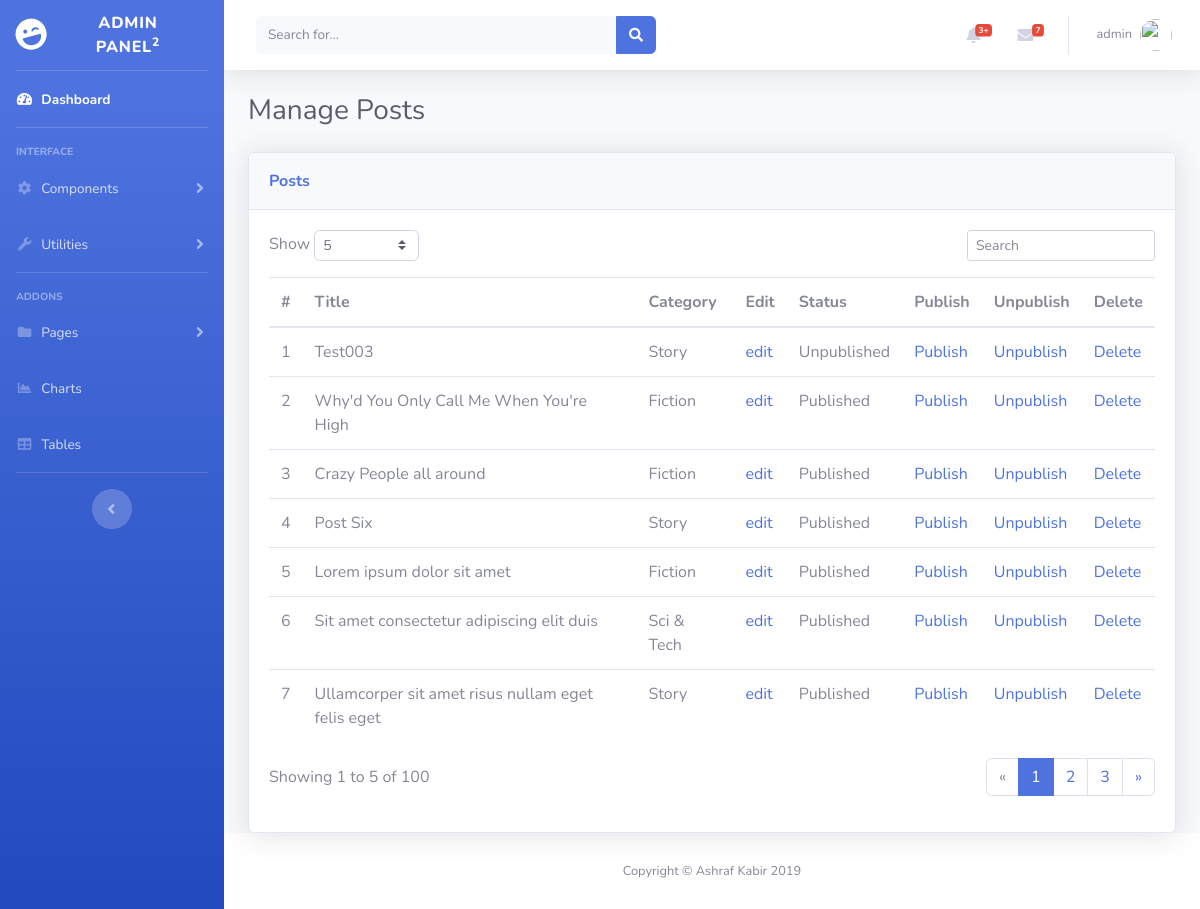
The page /admin/manage-posts.php (signed in) on the database its author committed.
### tables this page shows
CREATE TABLE `posts` (
  `id` int(11) NOT NULL,
  `title` varchar(255) NOT NULL,
  `grabber` varchar(255) NOT NULL,
  `category` varchar(255) NOT NULL,
  `description` longtext NOT NULL,
  `username` varchar(255) NOT NULL,
  `image1` varchar(120) NOT NULL,
  `userid` bigint(255) DEFAULT NULL,
  `creationdate` timestamp NOT NULL DEFAULT current_timestamp(),
  `updationdate` timestamp NULL DEFAULT NULL ON UPDATE current_timestamp(),
  `status` int(11) NOT NULL
);

CREATE TABLE `categories` (
  `id` int(11) NOT NULL,
  `catname` varchar(255) NOT NULL,
  `creationdate` timestamp NOT NULL DEFAULT current_timestamp(),
  `updationdate` timestamp NULL DEFAULT NULL ON UPDATE current_timestamp()
);

### admin/manage-posts.php (the view, shortened to what this page needs)
<?php
include('includes/config.php');
if (strlen($_SESSION['alogin']) == 0) {
    header('location: login.php');
} else {
    ?>
    <!DOCTYPE html>
    <html lang="en">
    <head>
        <link href="vendor/fontawesome-free/css/all.min.css" rel="stylesheet" type="text/css">
        <link href="css/sb-admin-2.min.css" rel="stylesheet">
    </head>
    <body id="page-top">
        <div id="wrapper">
            <?php include "includes/sidebar.php"; ?>
            <div id="content-wrapper" class="d-flex flex-column">
                <div id="content">
                    <?php include "includes/header.php"; ?>
                    <div class="container-fluid">
                        <h3 class="text-dark mb-4">Manage Posts</h3>
                        <div class="card shadow">
                            <div class="card-header py-3">
                                <p class="text-primary m-0 font-weight-bold">Posts</p>
                            </div>
                            <div class="card-body">
                                <div class="row">
                                    <div class="col-md-6 text-nowrap">
                                        <div id="dataTable_length" class="dataTables_length" aria-controls="dataTable">
                                            <label>Show&nbsp;<select
                                                        class="form-control form-control-sm custom-select custom-select-sm">
                                                    <option value="5" selected="">5</option>
                                                </select>&nbsp;</label></div>
                                    </div>
                                    <div class="col-md-6">
                                        <div class="text-md-right dataTables_filter" id="dataTable_filter"><label><input
                                                        type="search" class="form-control form-control-sm"
                                                        aria-controls="dataTable" placeholder="Search"></label></div>
                                    </div>
                                </div>
                                <div class="table-responsive table mt-2" id="dataTable" role="grid"
                                     aria-describedby="dataTable_info">
                                    <table class="table dataTable my-0" id="dataTable">
                                        <thead>
                                        <tr>
                                            <th>#</th>
                                            <th>Title</th>
                                            <th>Category</th>
                                            <th>Edit</th>
                                            <th>Status</th>
                                            <th>Publish</th>
                                            <th>Unpublish</th>
                                            <th>Delete</th>
                                        </tr>
                                        </thead>
                                        <tbody>
                                        <?php
                                        $sts = 0;
                                        $sql = "SELECT posts.*,categories.catname FROM posts JOIN categories ON categories.id=posts.category";
                                        $query = $dbh->prepare($sql);
                                        $query->bindParam(':sts', $sts, PDO::PARAM_STR);
                                        $query->execute();
                                        $results = $query->fetchAll(PDO::FETCH_OBJ);
                                        $cnt = 1;
                                        if ($query->rowCount() > 0) {
                                            foreach ($results as $result) { ?>
                                                <tr>
                                                    <td><?php echo htmlentities($cnt); ?></td>
                                                    <td><?php echo htmlentities($result->title); ?></td>
                                                    <td><?php echo htmlentities($result->catname); ?></td>
                                                    <td><a href="edit-post.php?id=<?php echo $result->id; ?>">edit</a>
                                                    </td>
                                                    <?php
                                                    $sts4 = htmlentities($result->status);
                                                    if ($sts4 == 0) { ?>
                                                        <td>Pending</td>
                                                    <?php } elseif ($sts4 == 1) { ?>
                                                        <td>Published</td>
                                                    <?php } elseif ($sts4 == 2) { ?>
                                                        <td>Unpublished</td>
                                                    <?php } ?>
                                                    <td><a href="manage-posts.php?aid=<?php echo $result->id; ?>"
                                                           onclick="return confirm('Do you want to approve this post?');">Publish</a>
                                                    </td>
                                                    <td><a href="manage-posts.php?uid=<?php echo $result->id; ?>"
                                                           onclick="return confirm('Do you want to unpublish this post?');">Unpublish</a>
                                                    </td>
                                                    <td><a href="manage-posts.php?del=<?php echo $result->id; ?>"
                                                           onclick="return confirm('Do you want to delete?');">Delete</a>
                                                    </td>
                                                </tr>
                                                <?php $cnt = $cnt + 1;
                                            }
                                        } ?>
                                        </tbody>
                                    </table>
                                </div>
                                <div class="row">
                                    <div class="col-md-6 align-self-center">
                                        <p id="dataTable_info" class="dataTables_info" role="status" aria-live="polite">
                                            Showing 1 to 5 of 100</p>
                                    </div>
                                    <div class="col-md-6">
                                        <nav class="d-lg-flex justify-content-lg-end dataTables_paginate paging_simple_numbers">
                                            <ul class="pagination">
                                                <li class="page-item disabled"><a class="page-link" href="#"
                                                                                  aria-label="Previous"><span
                                                                aria-hidden="true">«</span></a></li>
                                                <li class="page-item active"><a class="page-link" href="#">1</a></li>
                                                <li class="page-item"><a class="page-link" href="#">2</a></li>
                                                <li class="page-item"><a class="page-link" href="#">3</a></li>
                                                <li class="page-item"><a class="page-link" href="#"
                                                                         aria-label="Next"><span
                                                                aria-hidden="true">»</span></a></li>
                                            </ul>
                                        </nav>
                                    </div>
                                </div>
                            </div>
                        </div>
                    </div>
                </div>
                <?php include "includes/footer.php"; ?>
            </div>
        </div>
    </body>
    </html>
<?php } ?>

### admin/includes/sidebar.php (shortened to what this page needs)
<ul class="navbar-nav bg-gradient-primary sidebar sidebar-dark accordion" id="accordionSidebar">
    <a class="sidebar-brand d-flex align-items-center justify-content-center" href="index.php">
        <div class="sidebar-brand-icon rotate-n-15">
            <i class="fas fa-laugh-wink"></i>
        </div>
        <div class="sidebar-brand-text mx-3">Admin Panel<sup>2</sup></div>
    </a>
    <hr class="sidebar-divider my-0">
    <li class="nav-item active">
        <a class="nav-link" href="index.php">
            <i class="fas fa-fw fa-tachometer-alt"></i>
            <span>Dashboard</span></a>
    </li>
    <hr class="sidebar-divider">
    <div class="sidebar-heading">
        Interface
    </div>
    <li class="nav-item">
        <a class="nav-link collapsed" href="#" data-toggle="collapse" data-target="#collapseTwo"
          aria-expanded="true" aria-controls="collapseTwo">
            <i class="fas fa-fw fa-cog"></i>
            <span>Components</span>
        </a>
    </li>
    <li class="nav-item">
        <a class="nav-link collapsed" href="#" data-toggle="collapse" data-target="#collapseUtilities"
          aria-expanded="true" aria-controls="collapseUtilities">
            <i class="fas fa-fw fa-wrench"></i>
            <span>Utilities</span>
        </a>
    </li>
    <hr class="sidebar-divider">
    <div class="sidebar-heading">
        Addons
    </div>
    <li class="nav-item">
        <a class="nav-link collapsed" href="#" data-toggle="collapse" data-target="#collapsePages"
          aria-expanded="true" aria-controls="collapsePages">
            <i class="fas fa-fw fa-folder"></i>
            <span>Pages</span>
        </a>
    </li>
    <li class="nav-item">
        <a class="nav-link" href="charts.php">
            <i class="fas fa-fw fa-chart-area"></i>
            <span>Charts</span></a>
    </li>
    <li class="nav-item">
        <a class="nav-link" href="tables.php">
            <i class="fas fa-fw fa-table"></i>
            <span>Tables</span></a>
    </li>
    <hr class="sidebar-divider d-none d-md-block">
    <div class="text-center d-none d-md-inline">
        <button class="rounded-circle border-0" id="sidebarToggle"></button>
    </div>
</ul>

### admin/includes/header.php (shortened to what this page needs)
<nav class="navbar navbar-expand navbar-light bg-white topbar mb-4 static-top shadow">
    <form class="d-none d-sm-inline-block form-inline mr-auto ml-md-3 my-2 my-md-0 mw-100 navbar-search">
        <div class="input-group">
            <input type="text" class="form-control bg-light border-0 small" placeholder="Search for..."
                   aria-label="Search" aria-describedby="basic-addon2">
            <div class="input-group-append">
                <button class="btn btn-primary" type="button">
                    <i class="fas fa-search fa-sm"></i>
                </button>
            </div>
        </div>
    </form>
    <ul class="navbar-nav ml-auto">
        <li class="nav-item dropdown no-arrow mx-1">
            <a class="nav-link dropdown-toggle" href="#" id="alertsDropdown" role="button"
               data-toggle="dropdown" aria-haspopup="true" aria-expanded="false">
                <i class="fas fa-bell fa-fw"></i>
                <span class="badge badge-danger badge-counter">3+</span>
            </a>
        </li>
        <li class="nav-item dropdown no-arrow mx-1">
            <a class="nav-link dropdown-toggle" href="#" id="messagesDropdown" role="button"
               data-toggle="dropdown" aria-haspopup="true" aria-expanded="false">
                <i class="fas fa-envelope fa-fw"></i>
                <span class="badge badge-danger badge-counter">7</span>
            </a>
        </li>
        <li class="nav-item dropdown no-arrow">
            <a class="nav-link dropdown-toggle" href="#" id="userDropdown" role="button"
               data-toggle="dropdown" aria-haspopup="true" aria-expanded="false">
                <span class="mr-2 d-none d-lg-inline text-gray-600 small">
                    <?php
                    $email = $_SESSION['alogin'];
                    $sql2 = "SELECT `username` FROM `admin` WHERE `email`=:email;";
                    $query = $dbh->prepare($sql2);
                    $query->bindParam(':email', $email, PDO::PARAM_STR);
                    $query->execute();
                    $results = $query->fetchAll(PDO::FETCH_OBJ);
                    if ($query->rowCount() > 0) {
                        foreach ($results as $result) {
                            echo $result->username;
                        }
                    }
                    ?></span>
                <img class="img-profile rounded-circle"
                     src="https://source.unsplash.com/QAB-WJcbgJk/60x60">
            </a>
        </li>
    </ul>
</nav>

### admin/includes/footer.php
<footer class="sticky-footer bg-white">
    <div class="container my-auto">
        <div class="copyright text-center my-auto">
            <span>Copyright &copy; Ashraf Kabir 2019</span>
        </div>
    </div>
</footer>

### rows shown on the page
posts: title "Test003", categories.catname "Story", status "Unpublished"
posts: title "Why'd You Only Call Me When You're High", categories.catname "Fiction", status "Published"
posts: title "Crazy People all around", categories.catname "Fiction", status "Published"
posts: title "Post Six", categories.catname "Story", status "Published"
posts: title "Lorem ipsum dolor sit amet", categories.catname "Fiction", status "Published"
posts: title "Sit amet consectetur adipiscing elit duis", categories.catname "Sci & Tech", status "Published"
posts: title "Ullamcorper sit amet risus nullam eget felis eget", categories.catname "Story", status "Published"

### other values the page prints
$result->username "admin"
